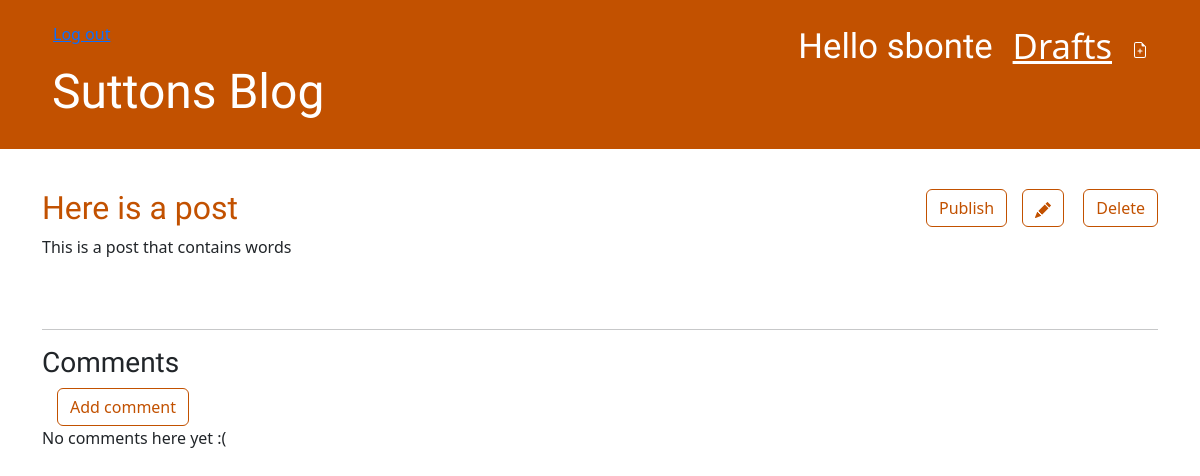
The page /post/1/ (signed in) on the database as committed earlier.
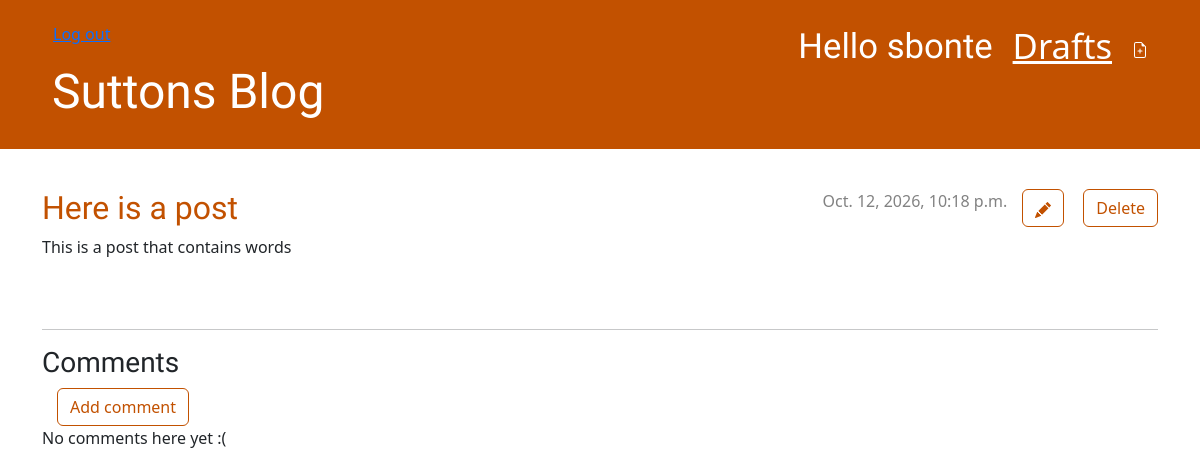
The same page on the database as committed later.
### blog/models.py (models this page shows, shortened)
class Post(models.Model):
    author = models.ForeignKey(settings.AUTH_USER_MODEL, on_delete=models.CASCADE)
    title = models.CharField(max_length=200)
    text = models.TextField()
    create_date = models.DateTimeField(default=timezone.now)
    published_date = models.DateTimeField(blank=True, null=True)

### blog/views.py (the view)
# urls.py: path('post/<int:pk>/', views.post_detail, name='post_detail'),
def post_detail(request, pk):
    post = get_object_or_404(Post, pk=pk)
    if post.published_date is None and not request.user.is_authenticated:
        raise Http404
    return render(request, 'blog/post_detail.html', {'post': post})

### blog/templates/blog/post_detail.html (shortened to what this page needs)
{% extends 'blog/base.html' %}
{% block content %}
    <article class="post">
        <aside class="actions">
            {% if user.is_authenticated %}
                <a class="btn btn-secondary" href="{% url 'post_edit' pk=post.pk %}">
                </a>
                <form method="post" action="{% url 'post_remove' pk=post.pk %}" style="display: inline;" onsubmit="return confirm('Delete this post and its comments?');">
                    <button type="submit" class="btn btn-secondary">Delete</button>
                </form>
            {% endif %}
        </aside>
        {% if post.published_date %}
            <time class="date">
                {{ post.published_date }}
            </time>
        {% elif user.is_authenticated %}
            <aside class="actions">
                <form method="post" action="{% url 'post_publish' pk=post.pk %}">
                    <button type="submit" class="btn btn-secondary">Publish</button>
                </form>
            </aside>
        {% endif %}
        <h2>{{ post.title }}</h2>
        <p>{{ post.text|linebreaksbr }}</p>
    </article>
    <hr>
    <h3>Comments</h3>
    <a class="btn btn-secondary" role="button" href="{% url 'add_comment_to_post' pk=post.pk %}">Add comment</a>
    {% for comment in post.comments.all %}
        {% if user.is_authenticated or comment.approved_comment %}
            <div class="comment">
                <div class="date">
                    {{ comment.created_date }}
                    {% if user.is_authenticated and not comment.approved_comment %}
                        <a class="btn btn-default" href="{% url 'comment_remove' pk=comment.pk %}" aria-label="Remove comment">Remove</a>
                        <a class="btn btn-default" href="{% url 'comment_approve' pk=comment.pk %}" aria-label="Approve comment">Approve</a>
                    {% endif %}
                </div>
                <strong>{{ comment.author }}</strong>
                <p>{{ comment.text|linebreaks }}</p>
            </div>
        {% endif %}
    {% empty %}
        <p>No comments here yet :(</p>
    {% endfor %}
{% endblock %}

Rows that differ between the two databases and show on the page:
changed Post "Here is a post": published_date (not shown) → "Oct. 12, 2026, 10:18 p.m."
Other text that changed with them:
text no longer shown: "Publish"
